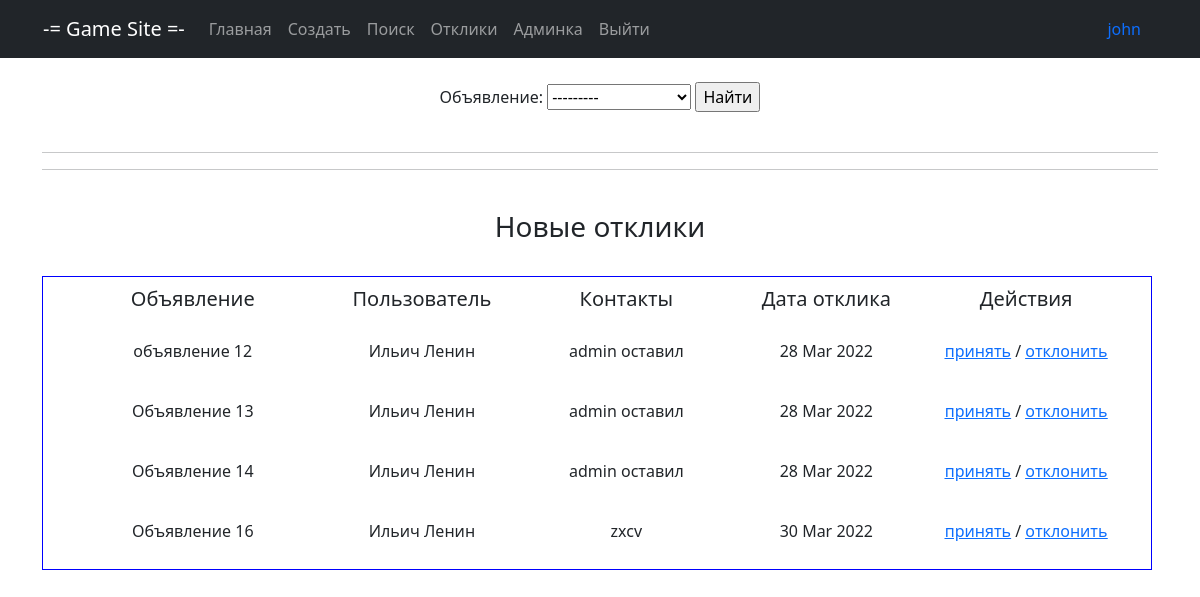
Before: /response/ (signed in) with the older database file.
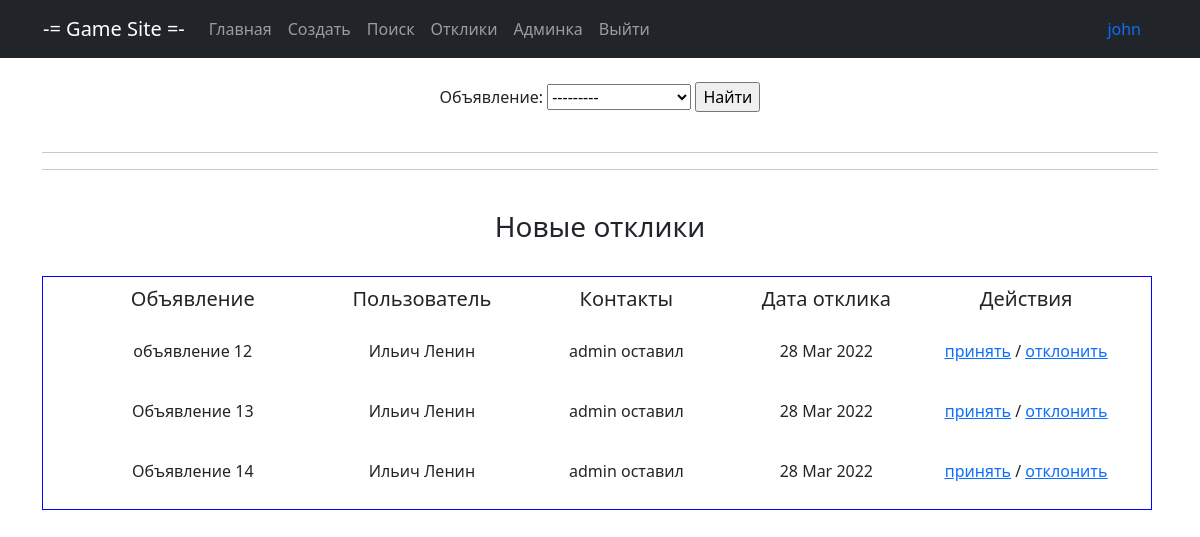
After: the same page with the newer database file.
### main/models.py (models this page shows, shortened)
class Response(models.Model):
    note = models.ForeignKey(Note, on_delete=models.CASCADE, verbose_name='Объявление')
    user_response = models.ForeignKey(User, on_delete=models.CASCADE, verbose_name='Автор отклика')
    content = models.TextField(verbose_name='Контент отклика')
    datetime = models.DateTimeField(auto_now_add=True, verbose_name='Дата отклика')
    status_del = models.BooleanField(default=False, verbose_name='Статус отклика - отклонен')
    status_add = models.BooleanField(default=False, verbose_name='Статус отклика - принят')

class Note(models.Model):
    title = models.CharField(max_length=128, verbose_name='Название')
    content = RichTextUploadingField(verbose_name='Контент')
    datetime = models.DateTimeField(auto_now_add=True, verbose_name='Дата создания')
    user = models.ForeignKey(User, blank=True, null=True, on_delete=models.CASCADE, verbose_name='Пользователь')
    category = models.ForeignKey(Category, on_delete=models.CASCADE, verbose_name='Категория')
    def __str__(self):
        return f'{self.title}'

### main/views.py (the view)
# urls.py: path('response/', ProtectResponseList.as_view(), name='response'),
class ProtectResponseList(LoginRequiredMixin, ResponseList):
    permission_required = ('response',)

### main/views.py (called while the page is built)
    def get_queryset(self, **kwargs):
        user_id = self.request.user.id
        return Response.objects.filter(note__user=user_id).filter(status_del=False).filter(status_add=False)

    def get_context_data(self, **kwargs):
        context = super().get_context_data(**kwargs)
        user_id = self.request.user.id
        context['filter'] = ResponseFilter(self.request.GET, queryset=self.get_queryset())
        context['new_response'] = Response.objects. \
            filter(note__user=user_id).filter(status_del=False).filter(status_add=False)
        context['del_response'] = Response.objects.filter(note__user=user_id).filter(status_del=True)
        context['add_response'] = Response.objects.filter(note__user=user_id).filter(status_add=True)
        return context

### templates/user_response.html (shortened to what this page needs)
{% extends 'static/default.html' %}
{% block content %}
<br>
<form method="GET">
    {{ filter.form }}
    <input type="submit" value="Найти">
</form><br>
<hr>
<hr>
{% if new_response %}
<br><h3>Новые отклики</h3><br>
<table cellspacing="5" cellpadding="10" border="1"
       style=" border-spacing : 10px; border-color : blue; border-style: solid;" bgcolor="FFFFFF">
    <tr>
        <td width="300"><h5>Объявление</h5></td>
        <td width="100"><h5>Пользователь</h5></td>
        <td width="250"><h5>Контакты</h5></td>
        <td width="150"><h5>Дата отклика</h5></td>
        <td width="250"><h5>Действия</h5></td>
    </tr>
    {% for response in filter.qs %}
    <tr>
        <td><p align="center">{{ response.note }}</p></td>
        <td><p align="center">{{ response.user_response.first_name }} {{ response.user_response.last_name }}</p></td>
        <td><p align="center">{{ response.content }}</p></td>
        <td><p align="center">{{ response.datetime | date:"d M Y" }}</p></td>
        <td><p align="center"><a href="{% url 'accept' response.id %}"><u>принять</u></a> / <a href="{% url 'remove' response.id %}"><u>отклонить</u></a></p></td>
    </tr>
    {% endfor %}
</table><br>
{% endif %}
{% endblock content %}

Changed rows visible on the page:
removed Response: note "Объявление 16", user_response.first_name "Ильич", user_response.last_name "Ленин", content "zxcv", datetime "30 Mar 2022"
